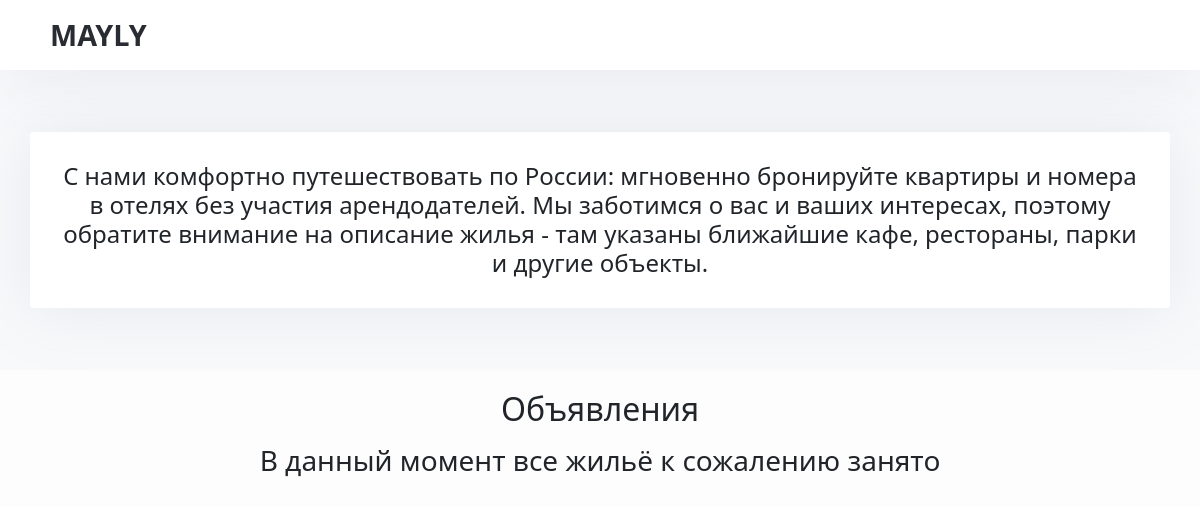
The app's page /, older data.
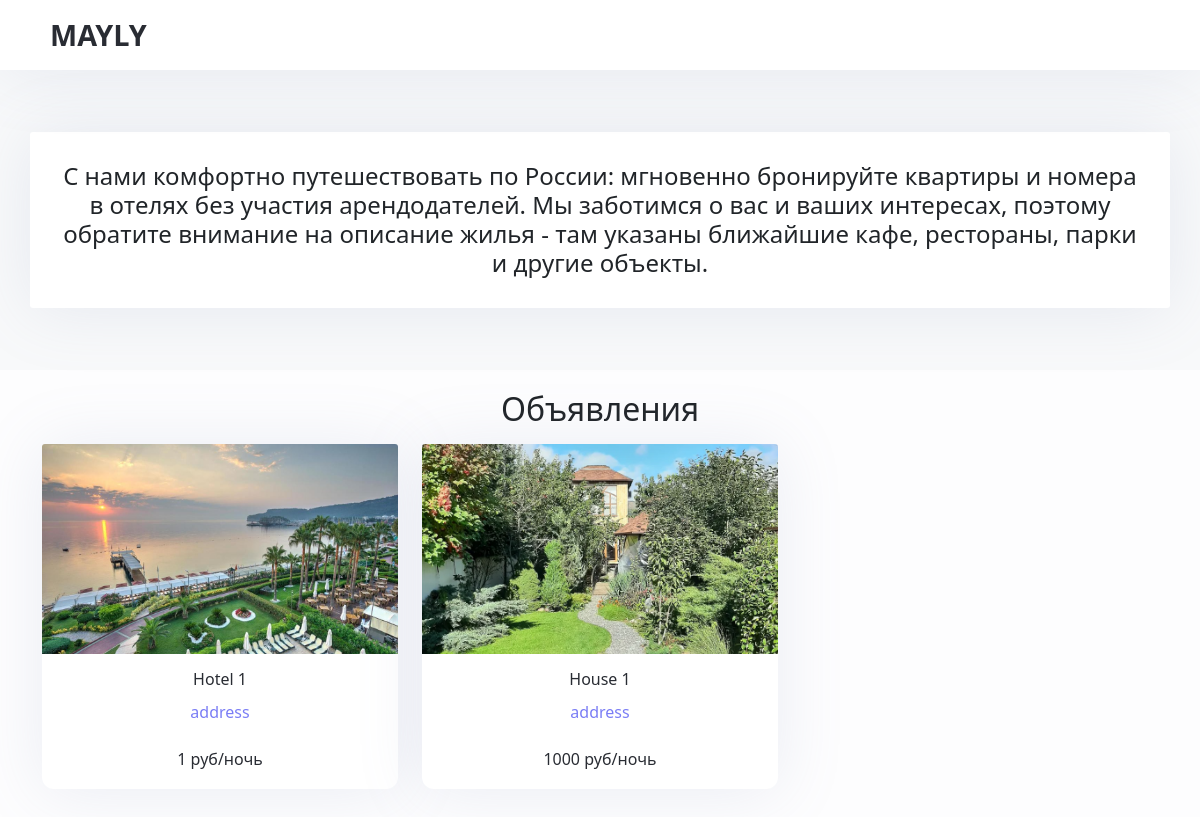
The same page, newer data.
### main_app/models.py (models this page shows, shortened)
class Apartment(models.Model):
    TYPE_CHOICES = (
        ('Flat', 'Квартира/Дом'),
        ('Hotel', 'Отель'),
        ('Room_in_hotel', 'Номер'),
        ('Room', 'Комната'),
    )
    type = models.CharField("Тип", choices=TYPE_CHOICES, default='', max_length=50)
    name = models.CharField("Название", default='', null=True, blank=True, max_length=250)
    description = models.TextField("Описание", default='', blank=True)
    is_full = models.BooleanField("Заполненно?", default=False)
    hotel_id = models.CharField("hotel_id", default='', blank=True, max_length=50)
    address = models.TextField("Адрес", default='', blank=True)
    cost = models.IntegerField('Цена', default=1)
    owner_email = models.EmailField('Email хозяина', default='', blank=True)
    are_we_intermediary = models.BooleanField("Мы посредник?", default=False)
    owner_contacts = models.TextField('Контакты хозяина', default='', blank=True)

class Gallery(models.Model):
    image = models.ImageField(upload_to='gallery')
    apartment = models.ForeignKey(Apartment, on_delete=models.CASCADE, related_name='images')

### main_app/views.py (the view)
# urls.py: path('', views.index, name='index'),
def index(request):
    res_data = {'apartments': Apartment.objects.filter(is_full=False).exclude(type='Room_in_hotel')}
    return render(request, 'main_app/index.html', res_data)

### templates/main_app/index.html (shortened to what this page needs)
{% extends 'base.html' %}
{% load static %}
{% block links %}
    <link rel="stylesheet" href="{% static 'css/slimselect.min.css' %}">
    <link rel="stylesheet" href="{% static 'css/main_app/index.css' %}">
{% endblock links %}
{% block content %}
    <div class="about-us-box">
        <div class="box">
            <h4 class="text-center">С нами комфортно путешествовать по России: мгновенно бронируйте квартиры и номера в отелях без участия арендодателей. Мы заботимся о вас и ваших интересах, поэтому обратите внимание на описание жилья - там указаны ближайшие кафе, рестораны, парки и другие объекты.</h4>
        </div>
    </div>
    <div class="container">
        <h2 class="text-center mb-3">Объявления</h2>
        <div class="row">
            {% for apartment in apartments %}
                <a href="/advertisement/{{ apartment.id }}" class="col-12 col-md-6 col-lg-4 col-xxl-3 mb-5" style="cursor: pointer;">
                    <div class="card advertisement-card" style="width: 18rem;">
                        {% with apartment.images.all|first as img %}
                            <div class="img-box">
                                <img src="{{ img.image.url }}" class="card-img-top" alt="...">
                            </div>
                        {% endwith %}
                        <div class="card-body">
                            <h6 class="card-title name">{{ apartment.name }}</h6>
                            <p class="card-text address-box">
                                <span class="address">{{ apartment.address }}</span>
                            </p>
                            <h6 class="card-title cost">{{ apartment.cost }} руб/ночь</h6>
                        </div>
                    </div>
                </a>
            {% empty %}
                <h3 class="text-center">В данный момент все жильё к сожалению занято</h3>
            {% endfor %}
        </div>
    </div>
{% endblock content %}

Row changes from the older to the newer data that the page shows:
added Apartment: image (picture), name "Hotel 1", address "address", cost "1"
added Apartment: image (picture), name "House 1", address "address", cost "1000"
Text that changed along with them:
text no longer shown: "В данный момент все жильё к сожалению занято"
